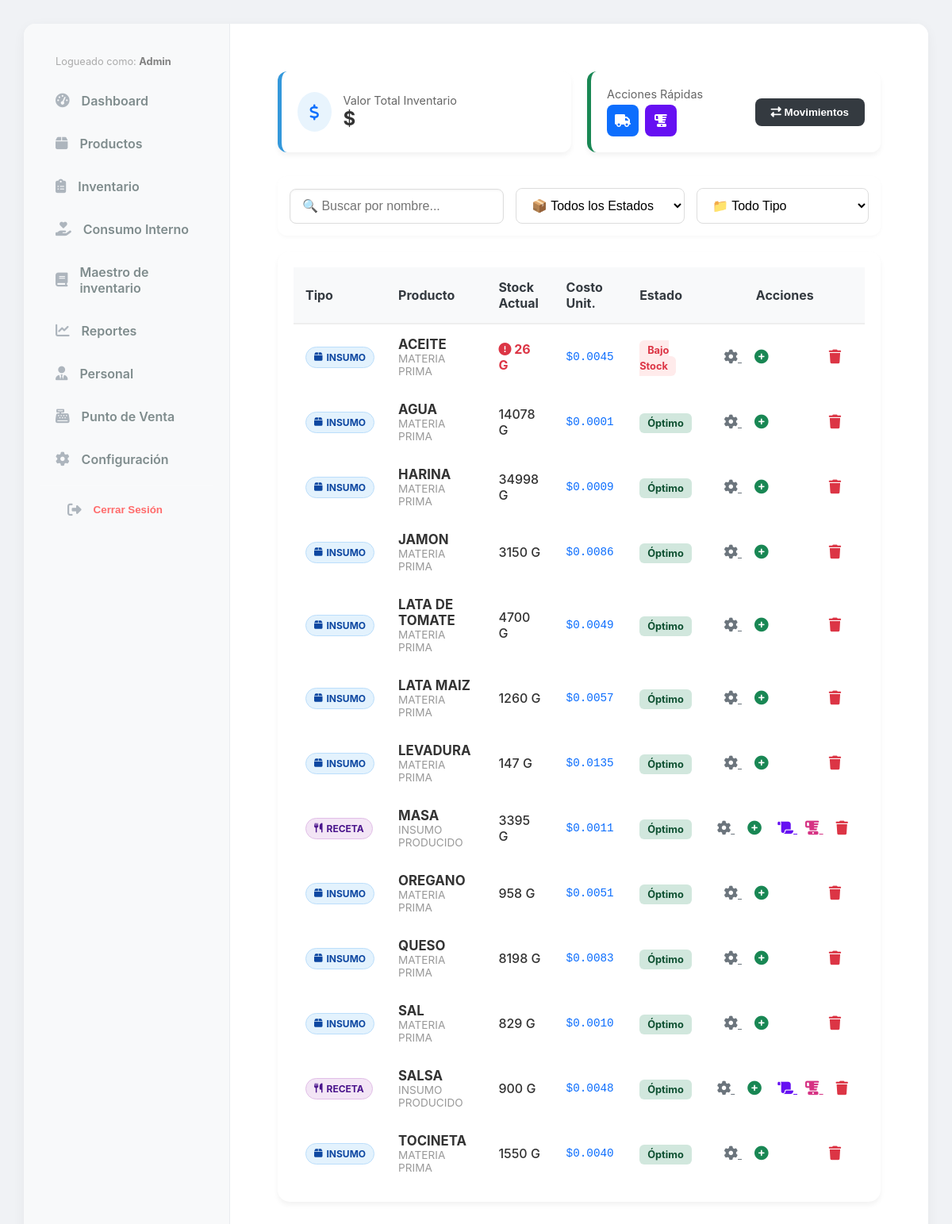
The page /inventory/ (signed in) on the database as committed earlier.
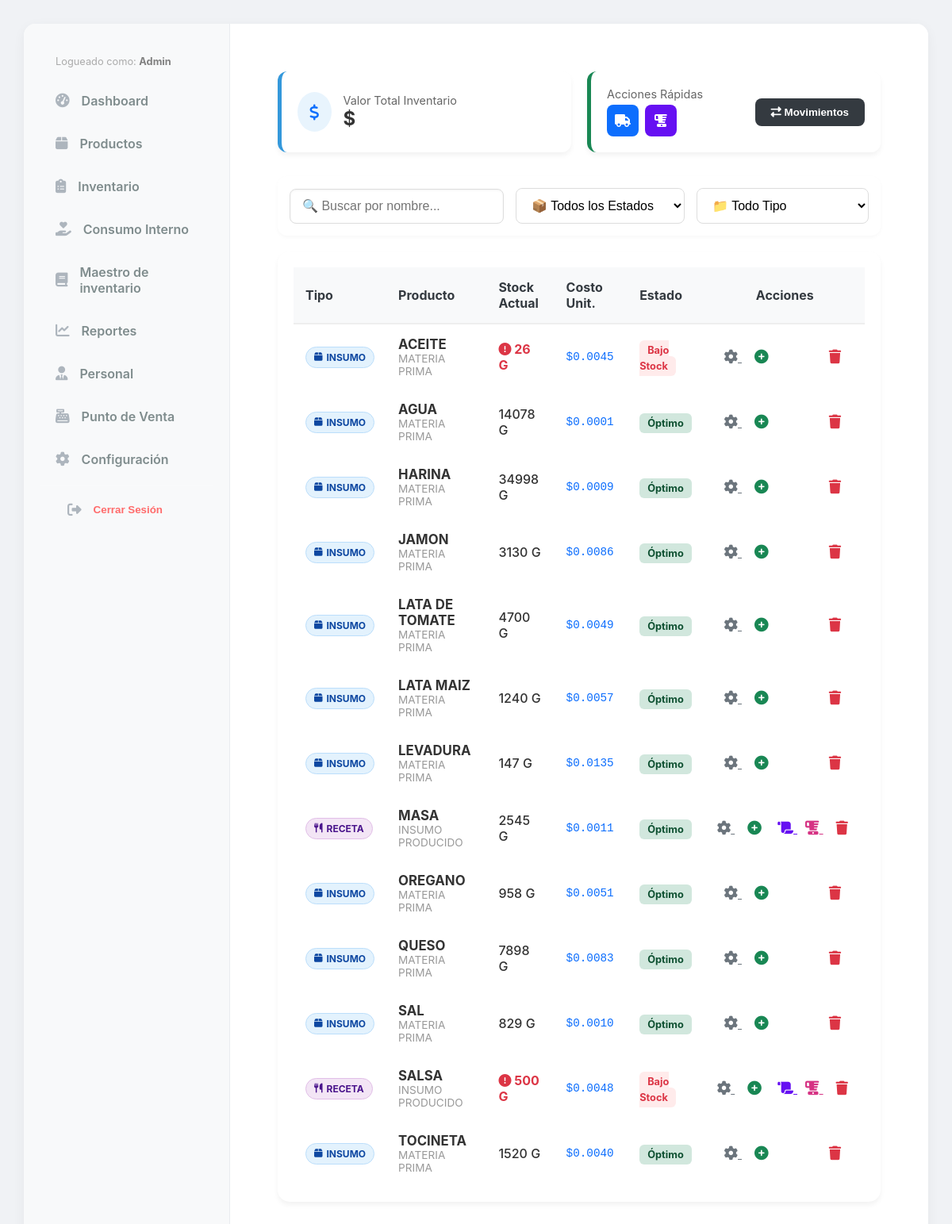
The same page on the database as committed later.
### inventory/models.py (models this page shows, shortened)
class Insumo(models.Model):
    nombre = models.CharField(max_length=200)
    categoria = models.ForeignKey(CategoriaInsumo, on_delete=models.SET_NULL, null=True)
    unidad = models.ForeignKey(UnidadMedida, on_delete=models.PROTECT, verbose_name="Unidad Base")
    peso_standar = models.DecimalField(
        max_digits=12,
        decimal_places=3,
        default=1,
        verbose_name="Peso por Unidad de Compra (Gr/Ml)"
    )
    precio_mercado = models.DecimalField(max_digits=12, decimal_places=2, default=0, verbose_name="Costo de la Unidad ($)")
    merma_porcentaje = models.DecimalField(max_digits=5, decimal_places=2, default=0, verbose_name="% Merma")
    rendimiento = models.DecimalField(
        max_digits=12,
        decimal_places=3,
        default=1,
        verbose_name="Rendimiento (Cantidad Final Producida)"
    )
    costo_unitario = models.DecimalField(max_digits=12, decimal_places=6, default=0, verbose_name="Costo Real x Gramo")
    stock_actual = models.DecimalField(max_digits=12, decimal_places=3, default=0)
    stock_minimo = models.DecimalField(max_digits=12, decimal_places=3, default=500)
    es_insumo_compuesto = models.BooleanField(default=False)

class UnidadMedida(models.Model):
    nombre = models.CharField(max_length=50)
    codigo = models.CharField(max_length=10)
    factor = models.DecimalField(max_digits=10, decimal_places=4, default=1, help_text="1 para Gramos/ML. 1000 para KG/L.")

class CategoriaInsumo(models.Model):
    nombre = models.CharField(max_length=100)

### inventory/views.py (the view)
# urls.py: path('', views.inventory_index, name='inventory_index'),
def inventory_index(request):
    insumos = Insumo.objects.all().order_by('nombre')
    categorias = CategoriaInsumo.objects.all()
    alertas_stock = insumos.filter(stock_actual__lte=models.F('stock_minimo')).count()
    valor_inventario = 0
    for i in insumos:
        valor_inventario += (i.stock_actual * i.costo_unitario)
    context = {
        'insumos': insumos,
        'categorias': categorias,
        'alertas_stock': alertas_stock,
        'valor_inventario': valor_inventario,
    }
    return render(request, 'inventory/inventory_list.html', context)

### core/context_processors.py (called while the page is built)
def configuracion_global(request):
    return {
        'config': Configuracion.get_solo()
    }

### core/models.py (called while the page is built)
    @classmethod
    def get_solo(cls):
        obj, created = cls.objects.get_or_create(id=1)
        return obj

### inventory/templates/inventory/inventory_list.html (shortened to what the changed rows need)
{% extends 'base.html' %}
{% load static %}
{% block content %}
<div style="padding: 20px; max-width: 1200px; margin: 0 auto;">
    <div class="card-style" style="overflow-x: auto; box-shadow: 0 4px 6px rgba(0,0,0,0.05);">
        <table style="width: 100%; border-collapse: separate; border-spacing: 0;" id="tablaInventario">
            <thead>
                <tr style="background: #f8f9fa; text-align: left;">
                    <th style="padding: 15px; border-bottom: 2px solid #eee;">Tipo</th>
                    <th style="padding: 15px; border-bottom: 2px solid #eee;">Producto</th>
                    <th style="padding: 15px; border-bottom: 2px solid #eee;">Stock Actual</th>
                    <th style="padding: 15px; border-bottom: 2px solid #eee;">Costo Unit.</th>
                    <th style="padding: 15px; border-bottom: 2px solid #eee;">Estado</th>
                    <th style="padding: 15px; border-bottom: 2px solid #eee; text-align: center;">Acciones</th>
                </tr>
            </thead>
            <tbody>
                {% for insumo in insumos %}
                <tr style="border-bottom: 1px solid #f1f1f1;"
                    class="fila-producto"
                    data-nombre="{{ insumo.nombre|lower }}"
                    data-tipo="{% if insumo.es_insumo_compuesto %}receta{% else %}insumo{% endif %}"
                    data-estado="{% if insumo.stock_actual == 0 %}cero{% elif insumo.stock_actual <= insumo.stock_minimo %}bajo{% else %}ok{% endif %}">
                    <td style="padding: 15px;">
                        {% if insumo.es_insumo_compuesto %}
                            <span class="badge-tipo badge-receta"><i class="fas fa-utensils"></i> Receta</span>
                        {% else %}
                            <span class="badge-tipo badge-compra"><i class="fas fa-box"></i> Insumo</span>
                        {% endif %}
                    </td>
                    <td style="padding: 15px;">
                        <div style="font-weight: bold; color: #333; font-size: 1.05em;">{{ insumo.nombre }}</div>
                        <div style="font-size: 0.85em; color: #999;">{{ insumo.categoria.nombre|default:"Sin categoría" }}</div>
                    </td>
                    <td style="padding: 15px;">
                        {% if insumo.stock_actual <= insumo.stock_minimo %}
                            <div style="color: #dc3545; font-weight: bold;">
                                <i class="fas fa-exclamation-circle"></i> {{ insumo.stock_actual|floatformat:0 }} {{ insumo.unidad.codigo }}
                            </div>
                        {% else %}
                            <div style="color: #333; font-weight: 500;">
                                {{ insumo.stock_actual|floatformat:0 }} {{ insumo.unidad.codigo }}
                            </div>
                        {% endif %}
                    </td>
                    <td style="padding: 15px;">
                        <div style="font-family: monospace; font-size: 1.1em; color: #0d6efd;">
                            ${{ insumo.costo_unitario|floatformat:4 }}
                        </div>
                    </td>
                    <td style="padding: 15px;">
                        {% if insumo.stock_actual <= insumo.stock_minimo %}
                            <span style="background: #ffebeb; color: #dc3545; padding: 5px 10px; border-radius: 6px; font-size: 0.8em; font-weight: bold;">Bajo Stock</span>
                        {% else %}
                            <span style="background: #d1e7dd; color: #0f5132; padding: 5px 10px; border-radius: 6px; font-size: 0.8em; font-weight: bold;">Óptimo</span>
                        {% endif %}
                    </td>
                    <td style="padding: 15px; text-align: center; white-space: nowrap;">
                        <a href="{% url 'maestro_edit' insumo.id %}" title="Editar Configuración" style="color: #6c757d; margin-right: 10px; font-size: 1.1em;">
                            <i class="fas fa-cog"></i>
                        </a>
                        <button onclick="abrirModalMovimiento('{{ insumo.id }}')" title="Registrar Entrada/Salida" style="background: none; border: none; color: #198754; cursor: pointer; font-size: 1.1em; margin-right: 10px;">
                            <i class="fas fa-plus-circle"></i>
                        </button>
                        {% if insumo.es_insumo_compuesto %}
                            <a href="{% url 'insumo_composition' insumo.id %}" title="Ver/Editar Ingredientes" style="color: #6610f2; font-size: 1.1em; margin-right: 10px;">
                                <i class="fas fa-scroll"></i>
                            </a>
                            <a href="{% url 'insumo_produccion' insumo.id %}" title="Cocinar (Descontar Ingredientes)" style="color: #d63384; font-size: 1.1em; margin-right: 10px;">
                                <i class="fas fa-blender"></i>
                            </a>
                        {% else %}
                            <span style="display:inline-block; width: 2.2em; margin-right:10px;"></span>
                        {% endif %}
                        <form action="{% url 'insumo_delete' insumo.id %}" method="POST" style="display:inline-block;" onsubmit="return confirm('¿Eliminar {{ insumo.nombre }}?');">
                            <button type="submit" style="background: none; border: none; color: #dc3545; cursor: pointer; font-size: 1.1em;" title="Eliminar">
                                <i class="fas fa-trash"></i>
                            </button>
                        </form>
                    </td>
                </tr>
                {% empty %}
                <tr><td colspan="6" style="text-align:center; padding: 40px;">No hay datos.</td></tr>
                {% endfor %}
            </tbody>
        </table>
    </div>
</div>
{% endblock %}

Rows that differ between the two databases and show on the page:
changed Insumo "JAMON": stock_actual "3150" → "3130"
changed Insumo "LATA MAIZ": stock_actual "1260" → "1240"
changed Insumo "MASA": stock_actual "3395" → "2545"
changed Insumo "QUESO": stock_actual "8198" → "7898"
changed Insumo "SALSA": stock_actual "900" → "500"; stock_actual "Óptimo" → "Bajo Stock"
changed Insumo "TOCINETA": stock_actual "1550" → "1520"
